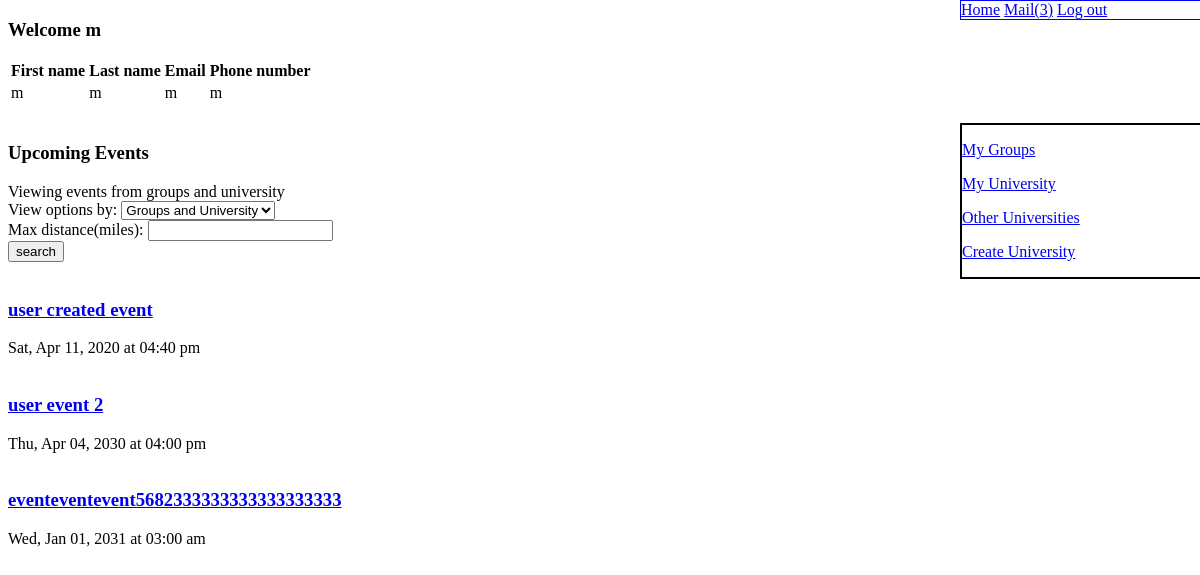
The page /mainpage.php (signed in) on the database its author committed.
### tables this page shows
CREATE TABLE IF NOT EXISTS `userlist` (
  `first_name` varchar(255) DEFAULT NULL,
  `last_name` varchar(255) DEFAULT NULL,
  `email` varchar(255) NOT NULL DEFAULT '',
  `phone_number` varchar(12) DEFAULT NULL,
  `password` varchar(255) NOT NULL
);

### db/security.php (called while the page is built)
<?php
function escape($string) {
	return htmlentities(trim($string), ENT_QUOTES, 'UTF-8');
}

### mainpage.php (the view, shortened to what this page needs)
<?php
require 'db/connect.php';
require 'db/security.php';
require 'mysql_functions.php';
if(!empty($_POST['email']) && empty($_POST['distance'])) {
 	if(isset($_POST['email'], $_POST['password'])) {
		$email	 = trim($_POST['email']);
		$password	 = trim($_POST['password']);
			$check = $db->query("SELECT password FROM userlist WHERE email = '" . $email . "' LIMIT 1");
			if(mysqli_num_rows($check) != 0) {
				$user = $check->fetch_object();
				if( password_verify($password, $user->password) ) {
				} else {
					header("Location:index.php?result=loginFailed");
					die();
				}
			} else {
				echo 'check failed';
				die();
			}
		$email	 = trim($_POST['email']);
		setCookie("user", $email, time() + (86400), "/");
		$result = $db->query("SELECT * FROM userlist WHERE (email) = '" . $email . "' LIMIT 1");
		$user = $result->fetch_assoc();
	}  else if ( isset($_COOKIE['user'])) {
	} else {
	header("Location:index.php?result=loginFailed");
	}
} else if ( isset($_COOKIE['user'])) {
		$email = trim($_COOKIE['user']);
		$result = $db->query("SELECT * FROM userlist WHERE (email) = '" . $email . "' LIMIT 1");
		$user = $result->fetch_assoc();
		$distance = 0;
		$location = 0;
		switch($location){
			default:
			case 0:
			$source = "groups and university";
			$events = 0;
			break;
		}
	} else {
		header("Location:index.php?result=time_out");
	}
?>
<!doctype html PUBLIC "-//W3C//DTD XHTML 1.0 Transitional//EN"
"http://www.w3.org/TR/xhtml1/DTD/xhtml1-transitional.dtd">
<html>
<head>
	<link rel="stylesheet" type="text/css" href="pagestyle.css">
</head>
<body>
<h3>Welcome <?php echo escape($user['first_name']); ?></h3>
			<?php
			if(!count($user)) {
				echo 'No records';
			} else {
				?>
	<table border_width="1px">
		<thead>
			<tr>
				<th>First name</th>
				<th>Last name</th>
				<th>Email</th>
				<th>Phone number</th>
			</tr>
		<thead>
		<tbody>
			<tr>
			<td><?php echo escape($user['first_name']); ?></td>
			<td><?php echo escape($user['last_name']); ?></td>
			<td><?php echo escape($user['email']); ?></td>
			<td><?php echo escape($user['phone_number']); ?></td>
			</tr>
		</tbody>
	</table> <br>
	<?php
			}
			?>
	<div id="side_panel" >
		<p><a href="rso.php"> My Groups </a></p>
		<p><a href="university.php"> My University </a></p>
		<p><a href="univ_select.php?browse=1"> Other Universities </a></p>
		<p><a href="univ_edit.php?new=1"> Create University </a></p>
	</div>
	<div id="main_page_events" >
		<h3>Upcoming Events</h3>
		Viewing events from <?php echo escape($source); ?><br>
		<form action="" method="POST">
			View options by: <select name="location" size="1">
				<option value="0">Groups and University</option>
			</select><br>
			Max distance(miles): <input type="number" name="distance" value="<?php $distance ?>"/><br>
			<input type="submit" value="search" />
		</form>
		<br>
		<?php
		 if($events != 0){
			printEventList($events);
		} else {
			printEventList3($email, $db);
		}
		?>
	</div>
</body>
</html>

### pagestyle.css (style rules this page uses)
#side_panel { border: 2px solid black; position: absolute; width: 20%; left: 80%; }

### rows shown on the page
userlist: first_name "m", last_name "m", email "m", phone_number "m"

### other values the page prints
$inbox "3"
$source "groups and university"
$e['name'] "user created event"
$date_con "Sat, Apr 11, 2020"
$time_con "04:40 pm"
$e['name'] "user event 2"
$date_con "Thu, Apr 04, 2030"
$time_con "04:00 pm"
$e['name'] "eventeventevent5682333333333333333333"
$date_con "Wed, Jan 01, 2031"
$time_con "03:00 am"
